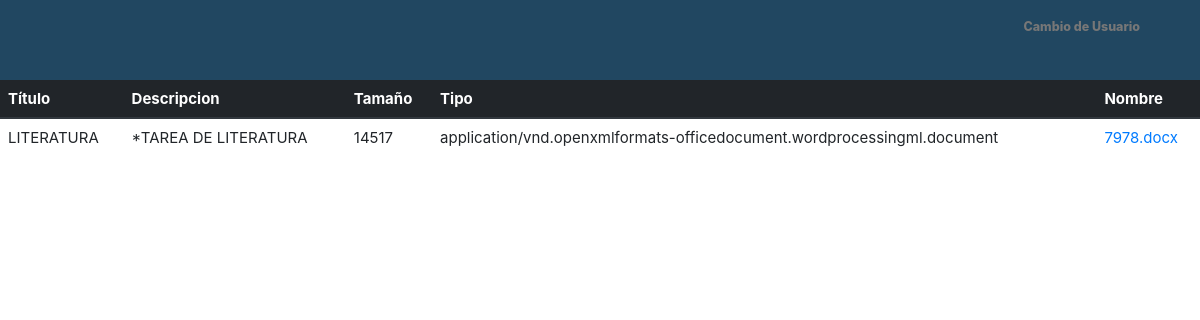
/index.php/alumno/verlista, run on an earlier commit of the app's database.
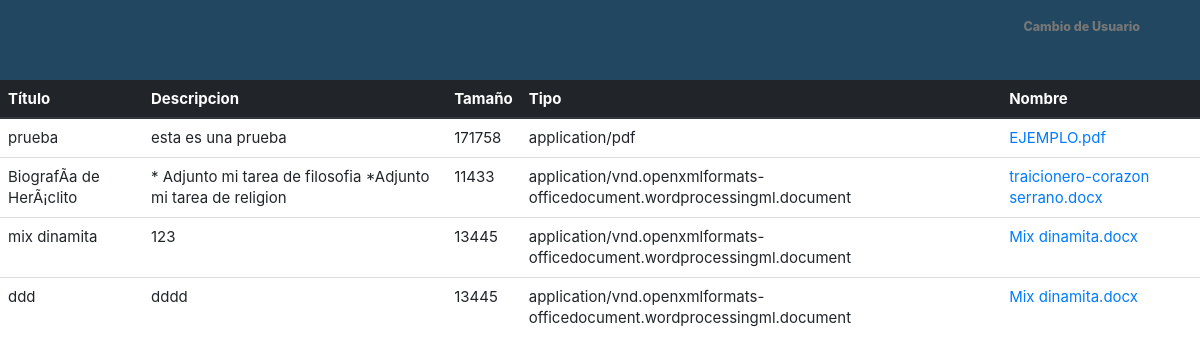
And on a later commit of the database.
### tables this page shows
CREATE TABLE `tbl_documentos` (
  `id_documento` int(10) UNSIGNED NOT NULL,
  `titulo` varchar(150) DEFAULT NULL,
  `descripcion` mediumtext DEFAULT NULL,
  `tamanio` int(10) UNSIGNED DEFAULT NULL,
  `tipo` varchar(150) DEFAULT NULL,
  `nombre_archivo` varchar(255) DEFAULT NULL
);

### application/controllers/Alumno.php (called while the page is built, shortened)
<?php
class alumno extends CI_Controller {
    function __construct() {
        $this->load->model("m_alumno");
    }
    public function verlista() {
        $this->load->view("lista");
    }
}
?>

### index.php (called while the page is built, shortened)
<?php
require_once BASEPATH.'core/CodeIgniter.php';

### application/views/config.inc.php (called while the page is built, shortened)
<?php
class Conect_MySql {
     var $obj = array ( "dbname"	=>	"intranet",
                       "dbuser"		=>	"root"		,
                       "dbpwd"		=>	""		,
                       "dbhost"		=>	"localhost"	);
     var $db_connect_id = "";
    private function connect(){
		$this->db_connect_id = mysqli_connect($this->obj['dbhost'],$this->obj['dbuser'],$this->obj['dbpwd'],$this->obj['dbname']);
  }
function execute($query) {
        $this->q_id = mysqli_query($this->db_connect_id,$query);
	return $this->q_id;
    }
  public function fetch_row($q_id = "") {
        $result = mysqli_fetch_array($q_id);
        return $result;
    }
}
?>

### application/views/lista.php (the view, shortened to what this page needs)
<!DOCTYPE html>
<?php $this->load->view('templates/header.php'); ?>
<?php $this->load->view('templates/navbar.php'); ?>
<html>
    <head>
    </head>
    <body>
  <table class="table"  style=" font-size: 15px; ">
         <thead class="thead-dark">
                <tr>
                  <th scope="col">Título</th>
                  <th scope="col">Descripcion</th>
                  <th scope="col">Tamaño</th>
                  <th scope="col">Tipo</th>
                  <th scope="col">Nombre</th>
                </tr>
        </thead>
        <?php
        include 'config.inc.php';
        $db=new Conect_MySql();
            $sql = "select  * from tbl_documentos";
            $query = $db->execute($sql);
            while($datos=$db->fetch_row($query)){
                ?>
            <tr>
                <td><?php echo $datos['titulo']; ?></td>
                <td><?php echo $datos['descripcion']; ?></td>
                <td><?php echo $datos['tamanio']; ?></td>
                <td><?php echo $datos['tipo']; ?></td>
                <td><a href="<?= site_url('Alumno/VerArchivos');?>?id=<?php echo $datos['id_documento']?>"><?php echo $datos['nombre_archivo']; ?></a></td>
            </tr>
          <?php  } ?>
        </table>
    </body>
</html>

### application/views/templates/header.php (shortened to what this page needs)
<!DOCTYPE html>
<html xmlns="http://www.w3.org/1999/xhtml">
    <head>
        <link href="<?php echo base_url() ?>assets/adminator/css/bootstrap.css" rel="stylesheet" />
        <link href="<?php echo base_url() ?>assets/adminator/css/font-awesome.css" rel="stylesheet" />
        <link href="<?php echo base_url() ?>assets/adminator/css/custom.css" rel="stylesheet" />
        <link href="<?php echo base_url() ?>assets/adminator/css/bootstrap.min.css" rel="stylesheet" />
    </head>
    <body>

### application/views/templates/navbar.php (shortened to what this page needs)
<div class="navbar navbar-inverse navbar-fixed-top">
    <span class="logout-spn" >
        <?php if ($this->session->userdata('username')): ?>
            <a class="navbar-brand" href="<?php echo base_url() ?>index.php/login/logout">Desconectarse</a>
        <?php else : ?>
            <a class="navbar-brand" href="<?php echo base_url() ?>">Cambio de Usuario</a>
        <?php endif; ?>
    </span>
</div>

### assets/adminator/css/custom.css (style rules this page uses)
body { font-family: 'Open Sans', sans-serif; line-height:30px; }
.navbar-inverse { background-color: #214761; border-color: #F0F0F0; min-height: 80px; }
.logout-spn { float:right; color:#fff; font-size:25px; font-weight:800; margin:20px; margin: 10px 25px 10px 50px; }
.logout-spn a { text-decoration:none; }

What changed in the data, as far as the page shows it:
removed tbl_documentos: titulo "LITERATURA", descripcion "*TAREA DE LITERATURA", tamanio "14517", tipo "application/vnd.openxmlformats-officedocument.wordprocessingml.document", nombre_archivo "7978.docx"
added tbl_documentos: titulo "prueba", descripcion "esta es una prueba", tamanio "171758", tipo "application/pdf", nombre_archivo "EJEMPLO.pdf"
added tbl_documentos: titulo "BiografÃ­a de HerÃ¡clito", descripcion "* Adjunto mi tarea de filosofia *Adjunto mi tarea de religion", tamanio "11433", tipo "application/vnd.openxmlformats-officedocument.wordprocessingml.document", nombre_archivo "traicionero-corazon serrano.docx"
added tbl_documentos: titulo "mix dinamita", descripcion "123", tamanio "13445", tipo "application/vnd.openxmlformats-officedocument.wordprocessingml.document", nombre_archivo "Mix dinamita.docx"
added tbl_documentos: titulo "ddd", descripcion "dddd", tamanio "13445", tipo "application/vnd.openxmlformats-officedocument.wordprocessingml.document", nombre_archivo "Mix dinamita.docx"
